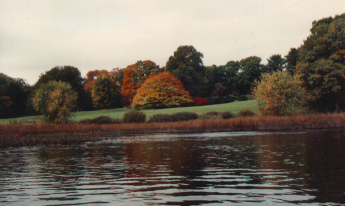
#> input picture tifs/autumn.tif, 345 x 206 px
$ jupyter execute General.ipynb
#> lines starting #> are read from the running program, lines starting #| are printed output that depends on the picture
[cell 1]
import PIL
import matplotlib.pyplot as plt
import numpy as np

print("Done importing")

#open the image

image = PIL.Image.open("tifs/autumn.tif")
#> image is the input picture: PIL image 345x206 RGB; mean R, G, B 119.7, 110.2, 98.9
print("Done opening image")

[cell 2]
#if any image dimension is larger than 512, resize the image
if max(image.size) > 512:
    image = image.resize((512, 512))

#generate a black and white image
bw = image.convert('L')

#display the images side by side in a big figure
fig, axes = plt.subplots(1, 2, figsize=(20, 10))
axes[0].imshow(image)
axes[1].imshow(bw, cmap='gray')

[cell 3]
# Plotting the color channels

redchannel = image.split()[0]
greenchannel = image.split()[1]
bluechannel = image.split()[2]
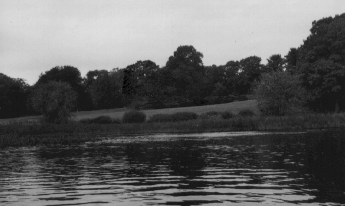
#> bluechannel: PIL image 345x206 L; min 1, max 225, mean 98.9

#plot redchannel, greenchannel, bluechannel next to each other
fig, axes = plt.subplots(1, 3, figsize=(20, 10))
axes[0].imshow(redchannel, cmap='Reds')
axes[1].imshow(greenchannel, cmap='Greens')
axes[2].imshow(bluechannel, cmap='Blues')

[cell 4]
# Plotting the histograms of each channel as well as the overall histogram

bwh = bw.histogram()
#> bwh = 256 values, max 2190 at index 229, min 0 at index 0, mean 277.6
rh = redchannel.histogram()
#> rh = 256 values, max 2414 at index 234, min 0 at index 0, mean 277.6
gh = greenchannel.histogram()
#> gh = 256 values, max 3405 at index 229, min 0 at index 0, mean 277.6
bh = bluechannel.histogram()
#> bh = 256 values, max 5361 at index 30, min 0 at index 0, mean 277.6

#plot the histograms on the same graph
fig, axes = plt.subplots(1, 2, figsize=(20, 10))

axes[0].plot(rh, color='red')
axes[0].plot(gh, color='green')
axes[0].plot(bh, color='blue')
axes[0].plot(bwh, color='black')

axes[1].plot(bwh)
#> figure, not shown here; panel 1: curve peaks at x = 234, y = 2414; panel 1: curve peaks at x = 229, y = 3405; panel 1: curve peaks at x = 30, y = 5361; panel 2: curve peaks at x = 229, y = 2190

Performing the Histogramm Equalization

[cell 5]
#accses the bw image as array
bwarray = np.array(bw)

width = len(bwarray)
#> width = 206
height = len(bwarray[0])
#> height = 345

bwarray2 = np.zeros((width, height)) # Preallocate the array for the equalized image


maxbright = 255


for i in range(width):
    for j in range(height):
        currentBright = bwarray[i][j]

        Bsum = 0
        for k in range(currentBright):
            Bsum += bwh[k]


        bwarray2[i][j] = (maxbright-1)/(width*height)*Bsum
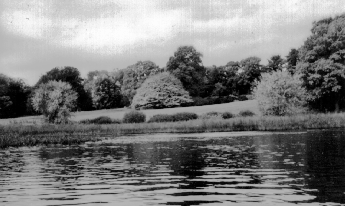
#> bwarray2: shape (206, 345) float64; min 0, max 254, mean 125.7

#convert bwarray2 to image
bw2 = PIL.Image.fromarray(bwarray2.astype('uint8'))
bw2h = bw2.histogram()
#> bw2h = 256 values, max 2190 at index 217, min 0 at index 1, mean 277.6

# create a smooth histogram
smoothed = np.zeros(256)
for i in range(256 - 2):
    smoothed[i] = (bw2h[i-2] + bw2h[i-1] + bw2h[i] + bw2h[i+1] + bw2h[i+2])/5
#> after the loop, smoothed = 256 values, max 543.8 at index 208, min 0 at index 213, mean 276.3


#show input and output image side by side with histogram
fig, axes = plt.subplots(1, 3, figsize=(20, 10))
axes[0].imshow(bw, cmap='gray')
axes[1].imshow(bwarray2, cmap='gray')
#plot both histograms on the same graph
axes[2].plot(bwh)

axes[2].plot(bw2h)

axes[2].plot(smoothed)
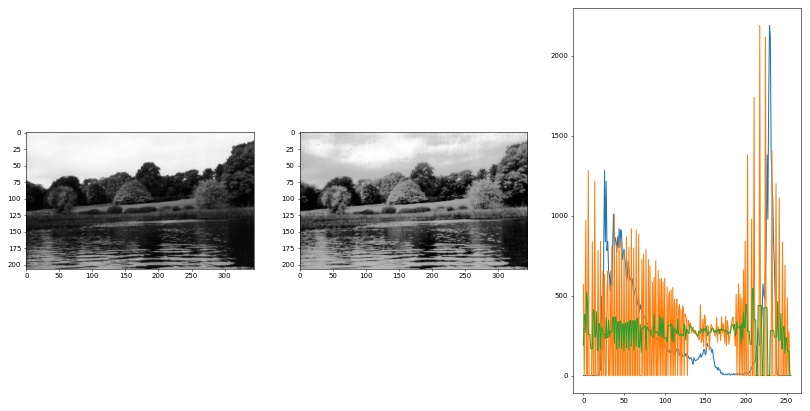
#> figure drawn by matplotlib, 3 panels; panel 3: curve peaks at x = 229, y = 2190; panel 3: curve peaks at x = 217, y = 2190; panel 3: curve peaks at x = 208, y = 543.8

[cell 6]
#accses the bw image as array

def normalizeH(himage : PIL.Image.Image):

    himageHist = himage.histogram()
#> himageHist has the same summary as bwh outside normalizeH

    himageArray = np.array(bw)

    Hwidth = len(himageArray)
#> Hwidth = 206
    Hheight = len(himageArray[0])
#> Hheight = 345

    himageArray2 = np.zeros((Hwidth, Hheight))

    maxbright = 255

    for i in range(Hwidth):

        for j in range(Hheight):
            currentBright = himageArray[i][j]

            Bsum = 0
            for k in range(currentBright):
                Bsum += bwh[k]


            himageArray2[i][j] = (maxbright-1)/(Hwidth*Hheight)*Bsum

    #convert bwarray2 to image
    himage2 = PIL.Image.fromarray(himageArray2.astype('uint8'))

    #plt.imshow(himage2, cmap = 'gray')
    return himage2


bw2 = normalizeH(bw).copy()


bw2h = bw2.histogram()
# create a smooth histogram

#smoothed = np.zeros(256)
#for i in range(256 - 2):
#    smoothed[i] = (bw2h[i-2] + bw2h[i-1] + bw2h[i] + bw2h[i+1] + bw2h[i+2])/5

#show input and output image side by side with histogram
fig, axes = plt.subplots(1, 3, figsize=(20, 10))
axes[0].imshow(bw, cmap='gray')
axes[1].imshow(bw2, cmap='gray')
#plot both histograms on the same graph
axes[2].plot(bwh)
axes[2].plot(bw2h)
#axes[2].plot(smoothed)
#> figure, not shown here; panel 3: curve peaks at x = 229, y = 2190; panel 3: curve peaks at x = 217, y = 2190

[cell 7]
normR = normalizeH(redchannel)
normG = normalizeH(greenchannel)
normB = normalizeH(bluechannel)

#combine the normalized channels
normRGB = PIL.Image.merge('RGB', (normR, normG, normB))
#show input and output image side by side with histogram
fig, axes = plt.subplots(1, 3, figsize=(20, 10))
axes[0].imshow(bw2, cmap='gray')
axes[1].imshow(normRGB)
#plot both histograms on the same graph
axes[2].plot(bw2h)
axes[2].plot(normRGB.histogram())
#> figure, not shown here; panel 3: curve peaks at x = 217, y = 2190; panel 3: curve peaks at x = 217, y = 2190

[cell 8]
# plot normR, normG, normB next to each other
fig, axes = plt.subplots(1, 3, figsize=(20, 10))
axes[0].imshow(normR, cmap='Reds')
axes[1].imshow(normG, cmap='Greens')
axes[2].imshow(normB, cmap='Blues')

[cell 9]
# convert the image to HSV
hsv = image.convert('HSV')
#> hsv: PIL image 345x206 HSV; mean H, S, V 42.5, 59.2, 120.9
#plot the channels of the HSV image
fig, axes = plt.subplots(1, 4, figsize=(20, 10))
axes[0].imshow(hsv.split()[0], cmap='gray')
axes[1].imshow(hsv.split()[1], cmap='gray')
axes[2].imshow(hsv.split()[2], cmap='gray')
axes[3].imshow(hsv)
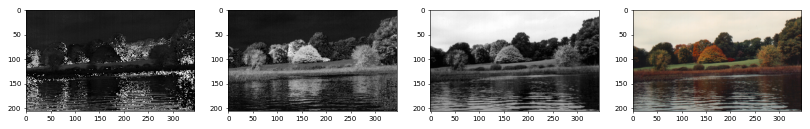
#> figure drawn by matplotlib, 4 panels

[cell 10]
normV = normalizeH(hsv.split()[2])

#combine the normalized channels
normHSV = PIL.Image.merge('HSV', (hsv.split()[0], hsv.split()[1], normV))
#> normHSV: PIL image 345x206 HSV; mean H, S, V 42.5, 59.2, 125.1
#show input and output image side by side with histogram
fig, axes = plt.subplots(1, 3, figsize=(20, 10))
axes[0].imshow(hsv, cmap='gray')
axes[1].imshow(normHSV)
#plot both histograms on the same graph
axes[2].plot(hsv.histogram())
axes[2].plot(normHSV.histogram())
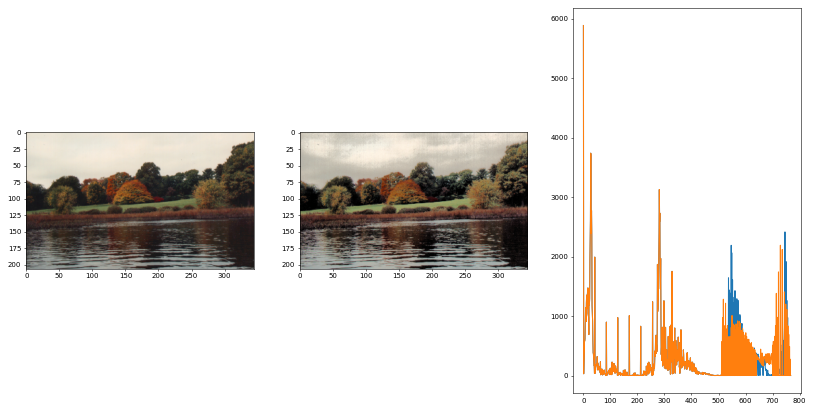
#> figure drawn by matplotlib, 3 panels; panel 3: curve peaks at x = 0, y = 5884; panel 3: curve peaks at x = 0, y = 5884

[cell 11]
def applyMatrix(Mimamge, Imatrix):
    #convert the image to a numpy array
    Marray = np.array(Mimamge)
    #get the width and height of the image
    Mwidth = len(Marray)
#> Mwidth = 206
    Mheight = len(Marray[0])
#> Mheight = 345
    #create a new array for the output image
    Marray2 = np.zeros((Mwidth, Mheight))

    #move the 3x3 matrix over the image
    for i in range(1, Mwidth-1):
        for j in range(1, Mheight-1):
            #get the 3x3 matrix
            Mmatrix = Marray[i-1:i+2, j-1:j+2]
            #multiply the matrix with the image element wise
            Mmatrix = Mmatrix * Imatrix
            #sum the matrix
            Mmatrix = np.sum(Mmatrix)
            #set the output pixel to the sum
            Marray2[i][j] = Mmatrix

    #convert Marray2 to image
    Mimage2 = PIL.Image.fromarray(Marray2.astype('uint8'))
    return Mimage2

BlurMatrix = np.array([[1, 1, 1], [1, 1, 1], [1, 1, 1]])/9

BlurImage = applyMatrix(bw, BlurMatrix)

#show the input and output image side by side
fig, axes = plt.subplots(1, 2, figsize=(20, 10))
axes[0].imshow(bw, cmap='gray')
axes[1].imshow(BlurImage, cmap='gray')

[cell 12]
sobelMatrixX = np.array([[-1, 0, 1], [-2, 0, 2], [-1, 0, 1]])
sobelMatrixY = np.array([[-1, -2, -1], [0, 0, 0], [1, 2, 1]])

sobelImageX = applyMatrix(BlurImage, sobelMatrixX)
#> after the loop in applyMatrix (call 2), `for i in range(1, Mwidth-1):`:
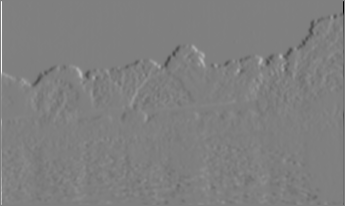
#> Marray2: shape (206, 345) float64; min -916, max 912, mean -0.7; drawn with min black and max white
#> in applyMatrix (call 2), `Mimage2 = PIL.Image.fromarray(Marray2.astype('uint8'))`:
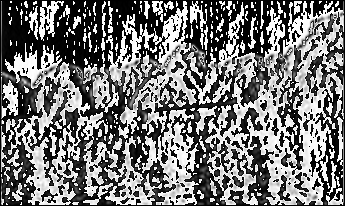
#> Mimage2: PIL image 345x206 L; min 0, max 255, mean 118.3
sobelImageY = applyMatrix(BlurImage, sobelMatrixY)
#> after the loop in applyMatrix (call 3), `for i in range(1, Mwidth-1):`:
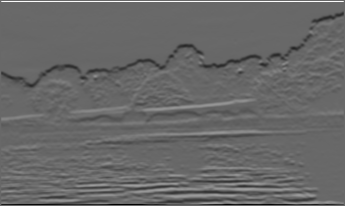
#> Marray2: shape (206, 345) float64; min -652, max 936, mean -2; drawn with min black and max white
#> in applyMatrix (call 3), `Mimage2 = PIL.Image.fromarray(Marray2.astype('uint8'))`:
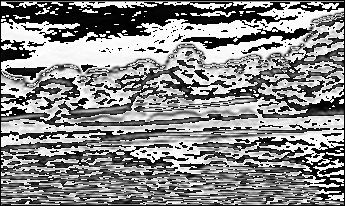
#> Mimage2: PIL image 345x206 L; min 0, max 255, mean 136.1

#combine the two images
sobelImage = np.sqrt(np.square(sobelImageX) + np.square(sobelImageY))
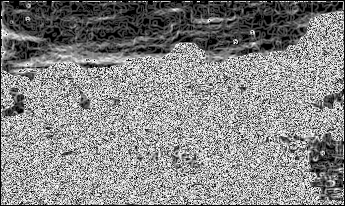
#> sobelImage: shape (206, 345) float16; min 0, max 15.81, mean 8.39; drawn with min black and max white

#plot all 3 images
fig, axes = plt.subplots(1, 3, figsize=(20, 10))
axes[0].imshow(sobelImage, cmap='gray')
axes[1].imshow(sobelImageX, cmap='gray')
axes[2].imshow(sobelImageY, cmap='gray')

$ run again, with tifs/AT3_1m4_01.tif copied over tifs/autumn.tif
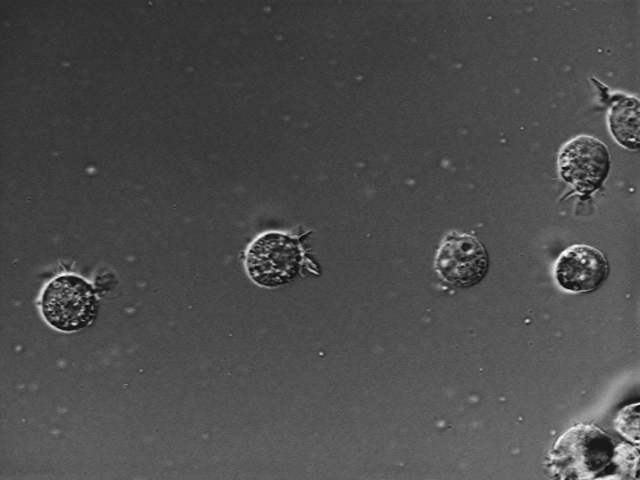
#> input picture tifs/AT3_1m4_01.tif, 640 x 480 px
#> image is the input picture: PIL image 640x480 L; min 15, max 254, mean 76.6
#> image: PIL image 512x512 L
#> bwh = 256 values, max 6424 at index 70, min 0 at index 0, mean 1024
#> rh has the same summary as bwh
#> width = 512
#> after the loop `for i in range(width):`:
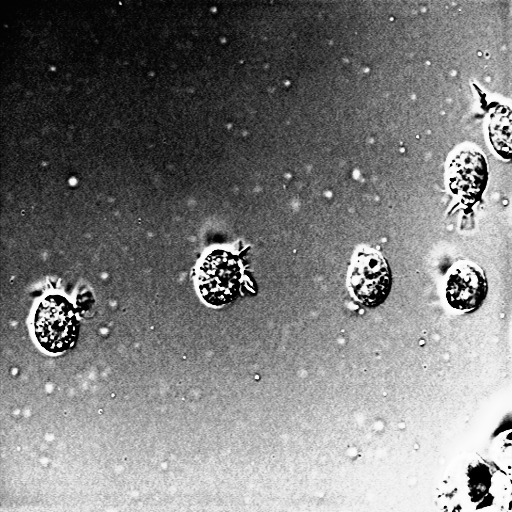
#> bwarray2: shape (512, 512) float64; min 0, max 254, mean 124.7
#> bw2h = 256 values, max 6424 at index 97, min 0 at index 7, mean 1024
#> after the loop `for i in range(256 - 2):`: smoothed = 256 values, max 1995.4 at index 173, min 0 at index 35, mean 1019.1
#> himageHist has the same summary as bwh outside normalizeH
#> Hwidth = 512
#> hsv: PIL image 512x512 HSV; mean H, S, V 0, 0, 76.6
#> normHSV: PIL image 512x512 HSV; mean H, S, V 0, 0, 124.2
#> `sobelImage = np.sqrt(np.square(sobelImageX) + np.square(sobelImageY))`:
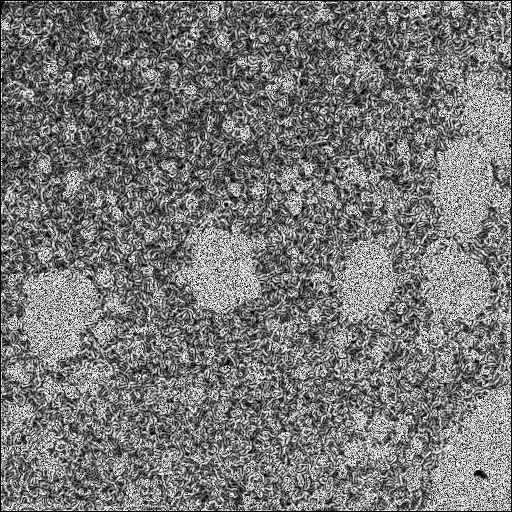
#> sobelImage: shape (512, 512) float16; min 0, max 15.81, mean 7.41; drawn with min black and max white
